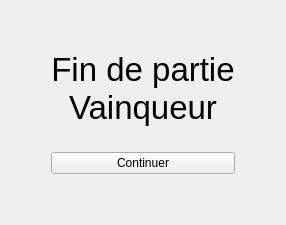
      <widget class="QWidget" name="wdgFinPartie">
       <layout class="QGridLayout" name="gridLayout_10">
        <item row="0" column="0">
         <layout class="QVBoxLayout" name="verticalLayout_18">
          <item>
           <spacer name="verticalSpacer_2">
            <property name="orientation">
             <enum>Qt::Vertical</enum>
            </property>
            <property name="sizeHint" stdset="0">
             <size>
              <width>20</width>
              <height>40</height>
             </size>
            </property>
           </spacer>
          </item>
          <item>
           <layout class="QHBoxLayout" name="horizontalLayout_5">
            <item>
             <spacer name="horizontalSpacer_27">
              <property name="orientation">
               <enum>Qt::Horizontal</enum>
              </property>
              <property name="sizeHint" stdset="0">
               <size>
                <width>40</width>
                <height>20</height>
               </size>
              </property>
             </spacer>
            </item>
            <item>
             <layout class="QVBoxLayout" name="verticalLayout_4">
              <item>
               <widget class="QLabel" name="label">
                <property name="font">
                 <font>
                  <pointsize>25</pointsize>
                 </font>
                </property>
                <property name="layoutDirection">
                 <enum>Qt::LeftToRight</enum>
                </property>
                <property name="text">
                 <string>Fin de partie
Vainqueur</string>
                </property>
                <property name="textFormat">
                 <enum>Qt::AutoText</enum>
                </property>
                <property name="alignment">
                 <set>Qt::AlignCenter</set>
                </property>
               </widget>
              </item>
              <item>
               <widget class="QLabel" name="lblGagnant">
                <property name="text">
                 <string/>
                </property>
                <property name="alignment">
                 <set>Qt::AlignCenter</set>
                </property>
               </widget>
              </item>
              <item>
               <widget class="QPushButton" name="btnContinuer">
                <property name="maximumSize">
                 <size>
                  <width>16777215</width>
                  <height>16777215</height>
                 </size>
                </property>
                <property name="layoutDirection">
                 <enum>Qt::LeftToRight</enum>
                </property>
                <property name="text">
                 <string>Continuer</string>
                </property>
               </widget>
              </item>
             </layout>
            </item>
            <item>
             <spacer name="horizontalSpacer_28">
              <property name="orientation">
               <enum>Qt::Horizontal</enum>
              </property>
              <property name="sizeHint" stdset="0">
               <size>
                <width>40</width>
                <height>20</height>
               </size>
              </property>
             </spacer>
            </item>
           </layout>
          </item>
          <item>
           <spacer name="verticalSpacer_3">
            <property name="orientation">
             <enum>Qt::Vertical</enum>
            </property>
            <property name="sizeHint" stdset="0">
             <size>
              <width>20</width>
              <height>40</height>
             </size>
            </property>
           </spacer>
          </item>
         </layout>
        </item>
       </layout>
      </widget>
